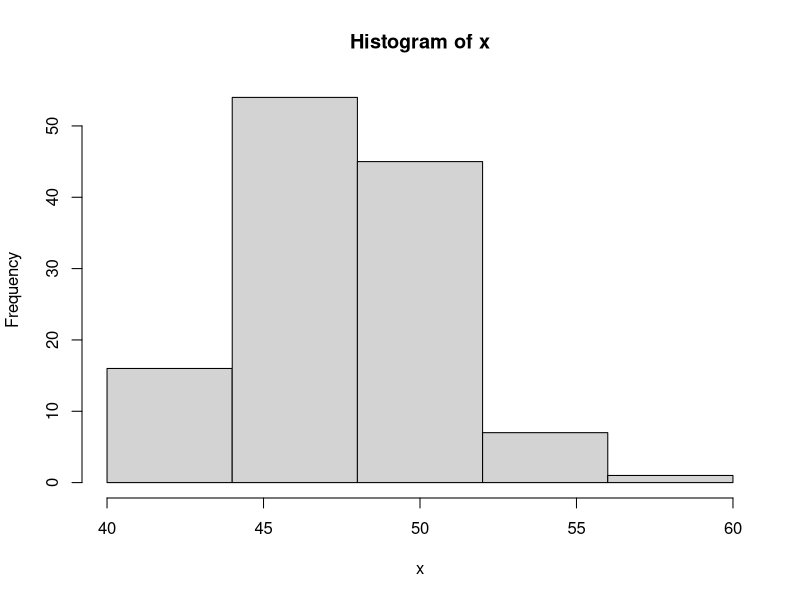
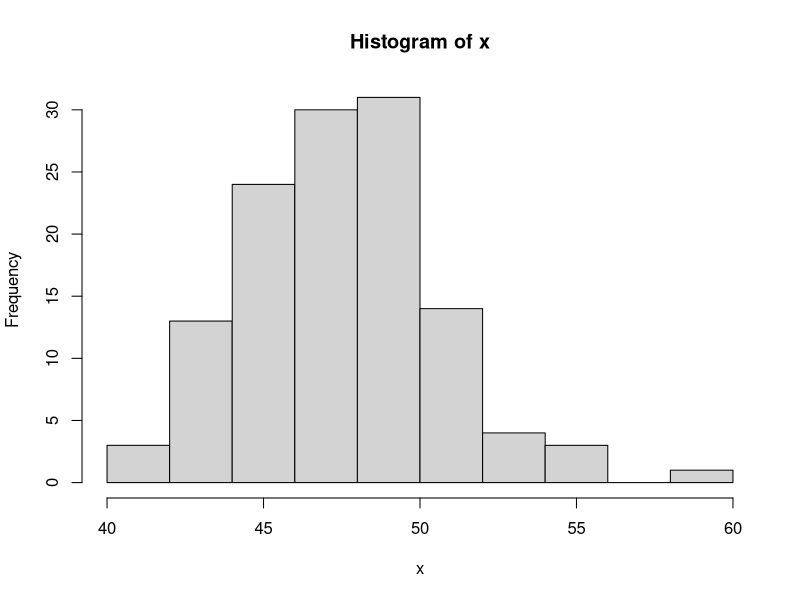
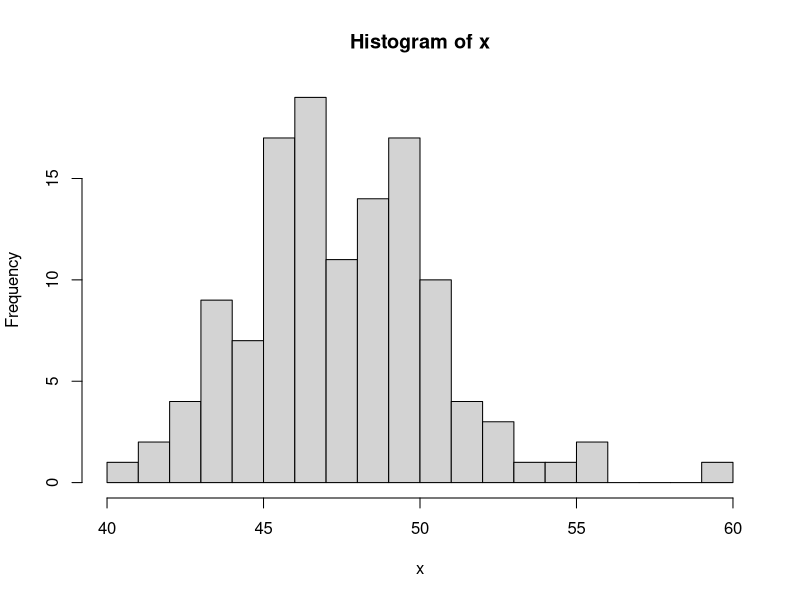
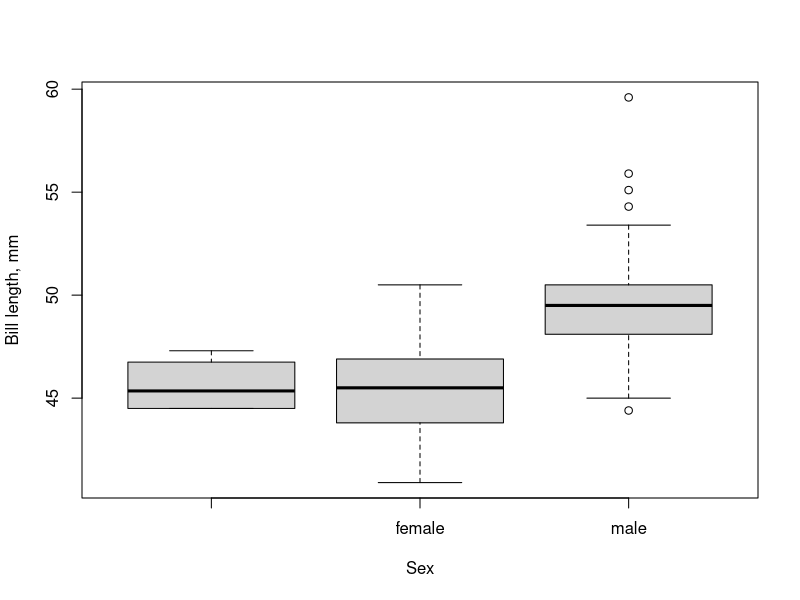

Recreate these plots in R, in order.
data <- read.csv("penguins.csv")
data$bill_length_mm

data <- read.csv("penguins.csv")
x <- data$bill_length_mm

hist(x, breaks = seq(40, 60, 4))
hist(x, breaks = seq(40, 60, 2))
hist(x, breaks = seq(40, 60, 1))


data <- read.csv("penguins.csv")
x <- data$bill_length_mm
g <- data$sex

png("penguins-boxplot.png")
boxplot(x ~ g, xlab = "Sex", ylab = "Bill length, mm")
dev.off()